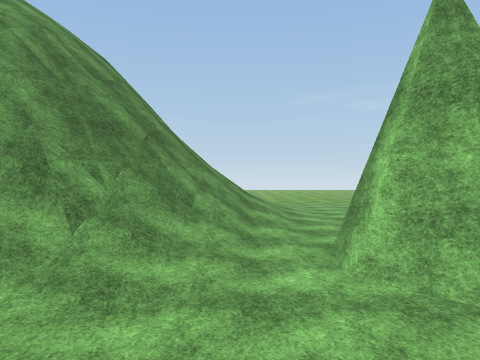
[1] (above)

23 first-person views from a walk through a Unity game level. The camera is 1.4 m above the floor, looks level and sees 70° across. The floor is counted in squares, 2 m on a side. Each view is taken from the middle of a square. On the plan, view 1 faces up. The plan holds only what a view shows up to about 11 squares ahead; the rest is blank. The place goes on beyond the plan. Some surface patterns are stand-ins.

[2]
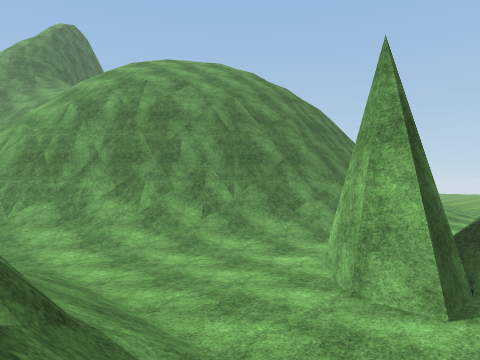

[3]
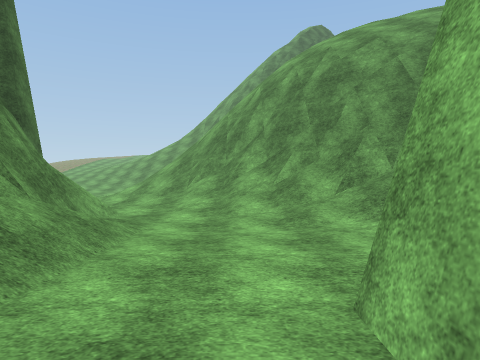

[4]
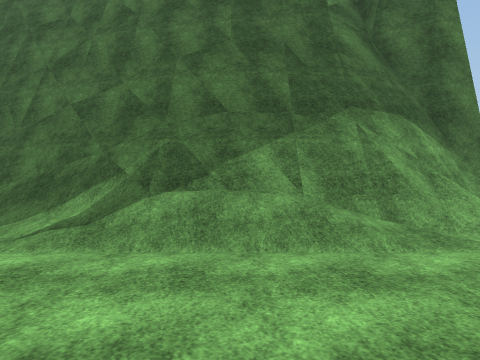

[5]
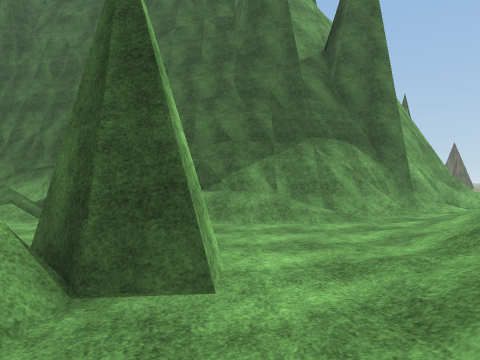

[6]
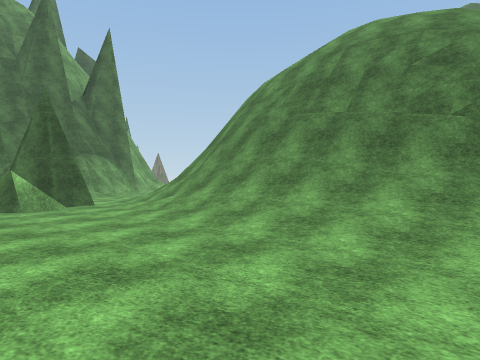

[7]
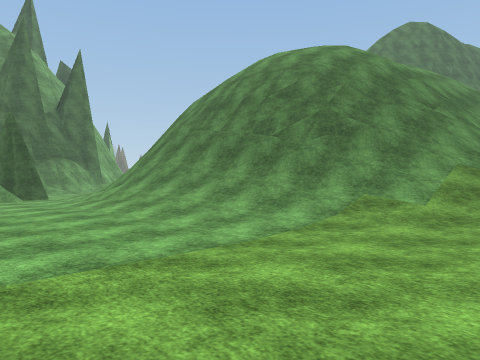

[8]
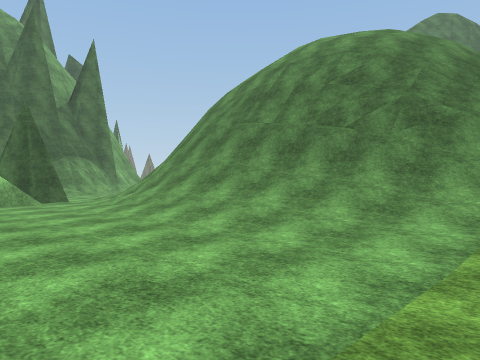

[9]
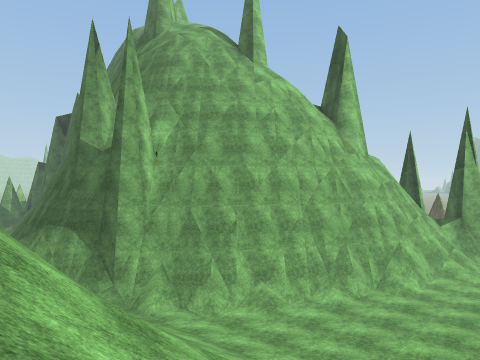

[10]
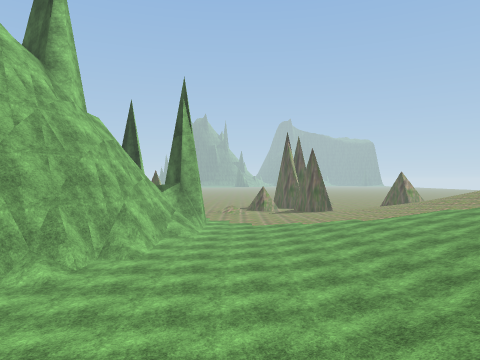

[11]
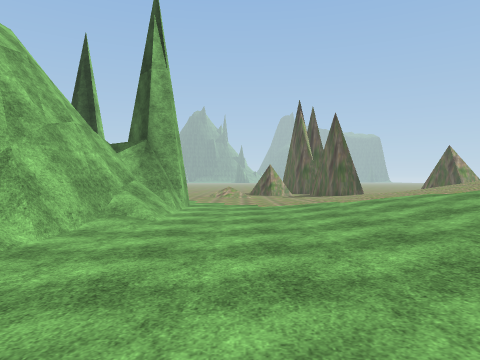

[12]
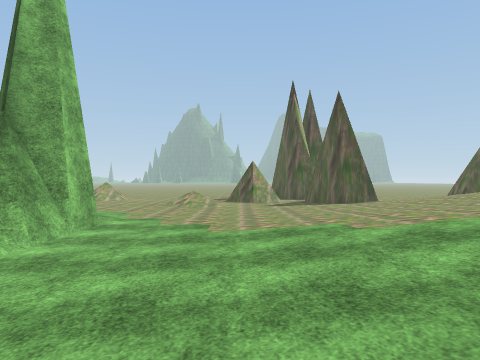

[13]
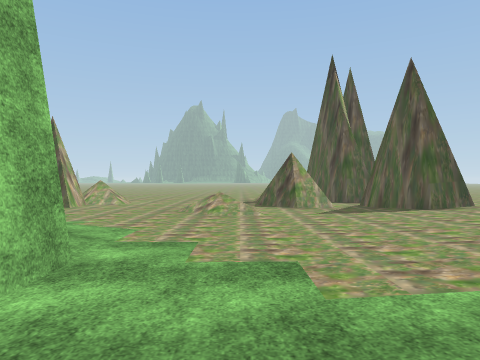

[14]
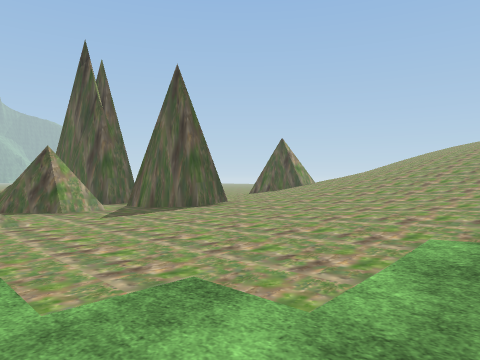

[15]
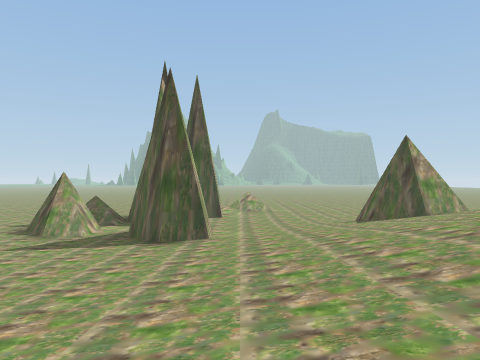

[16]
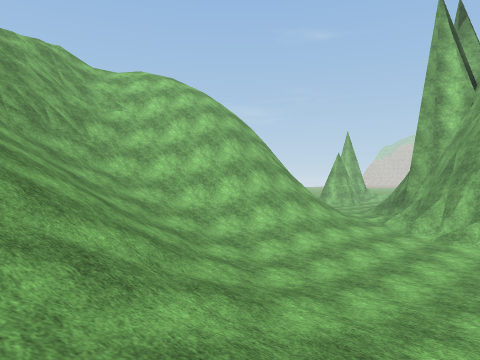

[17]
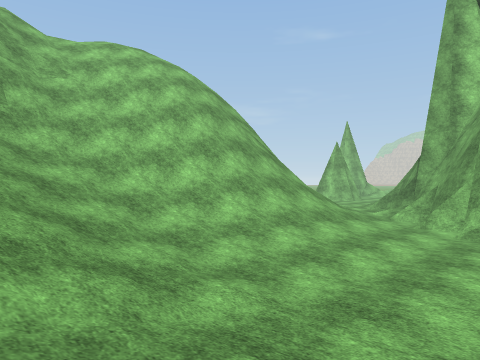

[18]
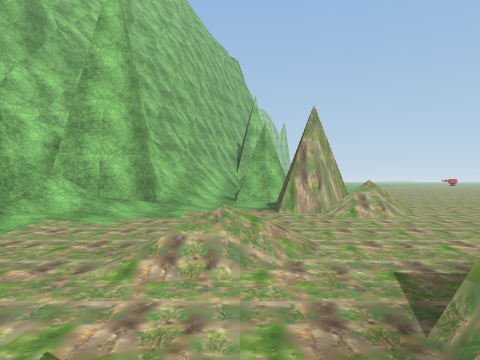

[19]
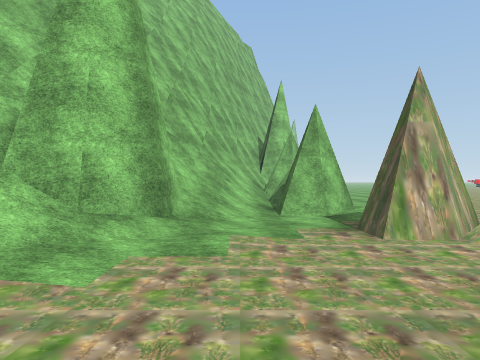

[20]
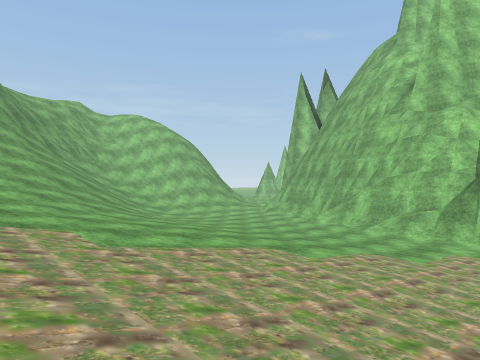

[21]
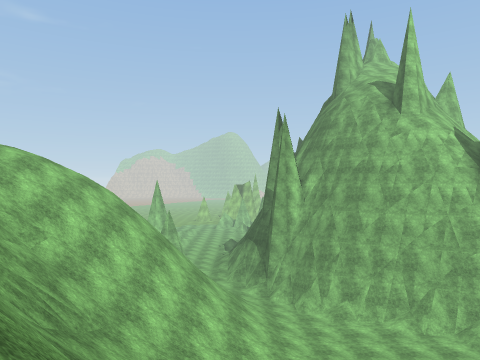

[22]
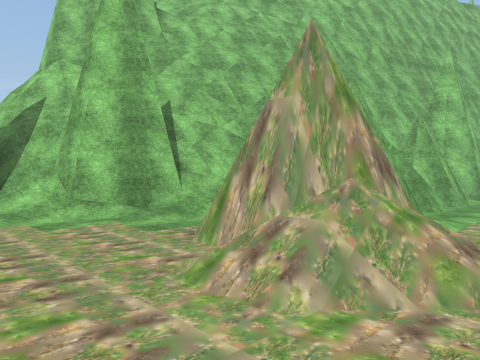

[23]
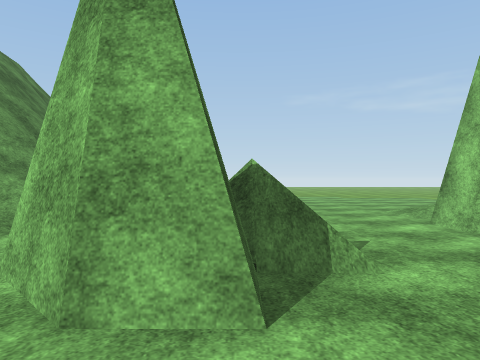

### Floor plan
Key: @ floor where view 1 was taken; # wall or solid block; . main floor; : floor 0.25 m higher than the main floor; + floor 0.75 m higher than the main floor; * floor 1.25 m higher than the main floor; % floor 1.5 m higher than the main floor; & floor 2 m higher than the main floor; $ floor 2.25 m higher than the main floor; / step, stairs or slope; = window, fence, low wall or low ledge; v drop or lower ground.
Columns run from 21 left of view 1 to 5 right of it. Each row starts with its distance up from view 1.
 18                        ....
 17                   ///......
 16                //////:.....
 15               ///////+:....
 14               ////////:....
 13               /////#//:....
 12                ///v#//+....
 11                ///v#//+....
 10                ///v#///....
  9                 //v#///....
  8               /////v///....
  7         //    /////##//....
  6         ///// ////v#=/.....
  5         =//// ///v##//..=..
  4       /##//// //v##=/./##/.
  3       ##////////##///..##..
  2      ##=///////v##//......
  1     ##////////###//........
  0   ## /////////////:.:@///:.
 -1  /   ////////////.:#####///
 -2      ////+//////./###  ####
 -3   // ////:::::../##
 -4   //////:......###
 -5   /////+:...../#
 -6   ////++:.....##
 -7   ///*++:....###
 -8  ///%*++:....##
 -9  $$%%*+::.../#
-10  $&%%++::...##
-11  $&%*++:...:##
-12  &%%*++:.../##
-13 $&%**++:...####
-14 $%%*+++:...##/##
-15 $%*+++::...##//##
-16 &%*++::....://####
-17 %%+++:......:/##=###
-18 %*++::........:///###
-19 *+++:..../......///=#
-20 +++:##...//......#:##
-21 ++:.##.#......#..###### #
-22 +:.....##..../##/........
-23 :....##=.....//......
-24 ..... #   ......

Positions as (right, up) in squares from view 1, and headings:
1: (0, 0), facing up
2: (4, -1), facing up-left
3: (4, 2), facing left
4: (1, 4), facing down
5: (1, 7), facing down
6: (5, 14), facing down-left
7: (5, 18), facing down-left
8: (5, 16), facing down-left
9: (-13, 2), facing down-right
10: (-12, 0), facing down
11: (-12, -5), facing down
12: (-13, -9), facing down
13: (-12, -12), facing down
14: (-11, -13), facing down-left
15: (-18, -13), facing down
16: (-17, -7), facing up-right
17: (-15, -6), facing up-right
18: (-15, -20), facing right
19: (-12, -19), facing right
20: (-21, -16), facing up-right
21: (-20, -1), facing right
22: (-10, -24), facing up-right
23: (3, 1), facing up
